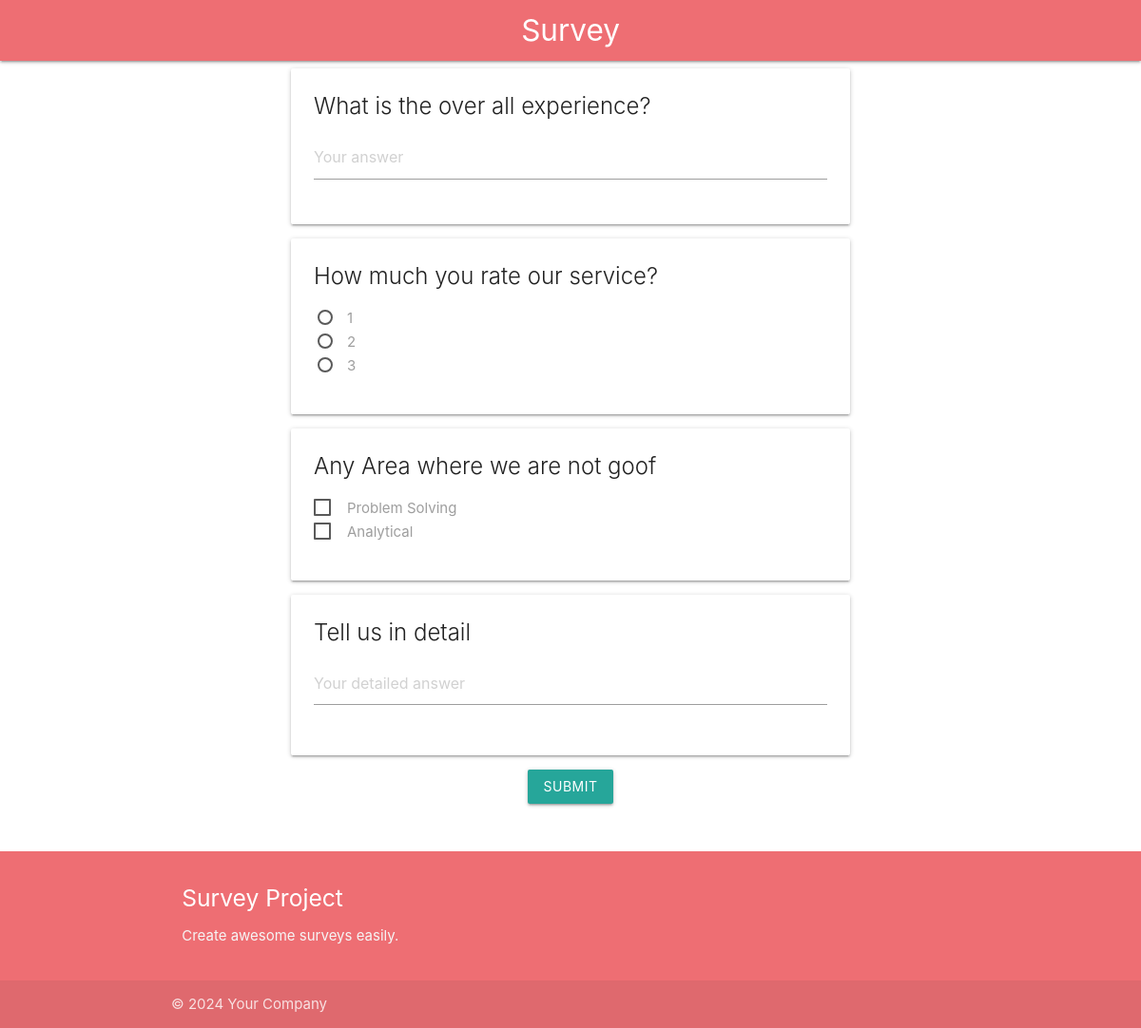
The page /survey_view/ on the database its author committed.
### home/models.py (models this page shows, shortened)
class Questions(models.Model):
    QUESTON_TYPE = (("Text", "Text"),( "BigText", "BigText"), ("Radio", "Radio"),
                    ("Checkbox", "Checkboz"))
    question = models.CharField(max_length=100)
    question_type = models.CharField(choices=QUESTON_TYPE, max_length=100, default="Text")

class Options(models.Model):
    question = models.ForeignKey(Questions, on_delete=models.CASCADE, related_name="options")
    option_name = models.CharField(max_length=100)

### home/views.py (the view, shortened to what this page needs)
# urls.py: path('survey_view/', survey_view),
def survey_view(request):
    questions = Questions.objects.all()
    return render(request, 'survey.html', {'questions': questions})

### home/templates/survey.html (shortened to what this page needs)
{% extends 'base.html' %}
{% block content %}
<div class="container">
    <form method="post">
        {% for question in questions %}
            <div class="card">
                <div class="card-content">
                    <span class="card-title">{{ question.question }}</span>
                    <div class="input-field">
                        {% if question.question_type == "Text" %}
                            <input type="text" name="response_{{ question.id }}" class="validate" placeholder="Your answer">
                        {% elif question.question_type == "BigText" %}
                            <textarea name="response_{{ question.id }}" class="materialize-textarea" placeholder="Your detailed answer"></textarea>
                        {% elif question.question_type == "Radio" %}
                            {% for option in question.options.all %}
                                <p>
                                    <label>
                                        <span>{{ option.option_name }}</span>
                                    </label>
                                </p>
                            {% endfor %}
                        {% elif question.question_type == "Checkbox" %}
                            {% for option in question.options.all %}
                                <p>
                                    <label>
                                        <span>{{ option.option_name }}</span>
                                    </label>
                                </p>
                            {% endfor %}
                        {% endif %}
                    </div>
                </div>
            </div>
        {% endfor %}
        <div class="center-align">
            <button type="submit" class="btn waves-effect waves-light">Submit</button>
        </div>
    </form>
</div>
{% endblock %}

### home/templates/base.html (shortened to what this page needs)
<!DOCTYPE html>
<html lang="en">
<head>
    <link href="https://cdnjs.cloudflare.com/ajax/libs/materialize/1.0.0/css/materialize.min.css" rel="stylesheet">
</head>
<body>
    <nav>
        <div class="nav-wrapper">
            <a href="#" class="brand-logo center">Survey</a>
        </div>
    </nav>
    <div class="container">
        {% block content %}
        {% endblock %}
    </div>
    <footer class="page-footer m5" style="margin-top: 50px;">
        <div class="container">
            <div class="row">
                <div class="col l6 s12">
                    <h5 class="white-text">Survey Project</h5>
                    <p class="grey-text text-lighten-4">Create awesome surveys easily.</p>
                </div>
            </div>
        </div>
        <div class="footer-copyright">
            <div class="container">
            © 2024 Your Company
            </div>
        </div>
    </footer>

### rows shown on the page
Questions: question "What is the over all experience?"
Questions: question "How much you rate our service?"
Options: option_name "1"
Options: option_name "2"
Options: option_name "3"
Questions: question "Any Area where we are not goof"
Options: option_name "Problem Solving"
Options: option_name "Analytical"
Questions: question "Tell us in detail", id "Your detailed answer"
